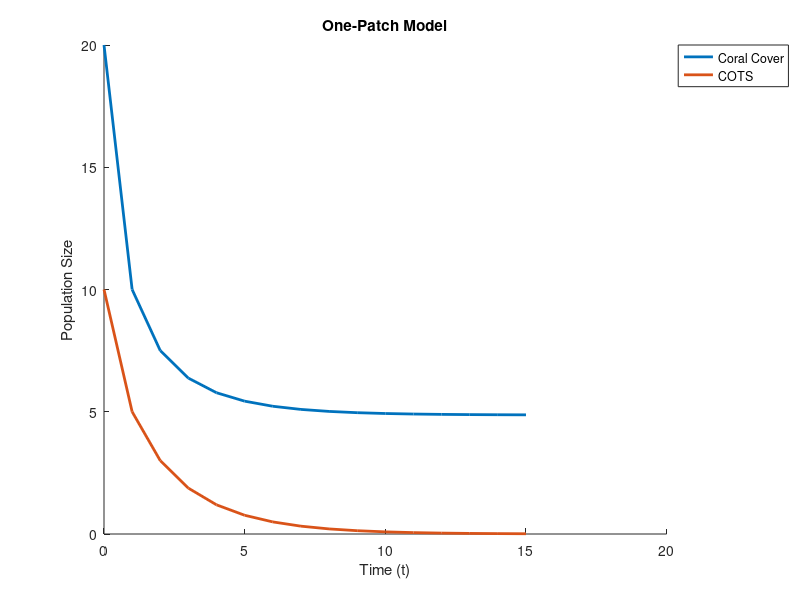

MATLAB code for this plot:
clear all

% x = coral cover
% y = COTS

% Define problem parameters
alpha_x = 0.05;     % interaction constant in equation for coral
gamma_y = 0.01;     % ineraction constant in equation for COTS
x_0 = 20;           % initial coral cover
y_0 = 10;           % initial COTS 

% Initialise time vectors
t_0 = 0;
t_start = 1;
t_end = 15;
t_vec = 0:1:15;

% Initialise vecors for x and y
x = zeros(1, t_end+1);
y = zeros(1, t_end+1);
x(1) = x_0;
y(1) = y_0;

% Initialise vector for control effort
k_0 = 0.3;
k = k_0 * ones(1, length(t_vec));

% Loop over and calculate population size through time
for t = t_start:t_end
    % Calculate the population for the next year
    x(t+1) = x(t) - alpha_x * x(t) * y(t);
    y(t+1) = y(t) - gamma_y * x(t) * y(t) - k(t) * y(t);
    
    % Check they aren't less than zero
    if x(t+1) < 0
        x(t+1) = 0;
    end
    if y(t+1) < 0
        y(t+1) = 0;
    end
end

% Plotting
figure(2), clf, hold on
plot(t_vec, x, 'Linewidth', 2)
plot(t_vec, y, 'Linewidth', 2)
title('One-Patch Model')
xlabel('Time (t)')
ylabel('Population Size')
legend('Coral Cover', 'COTS', 'Location', 'NorthEastOutside')